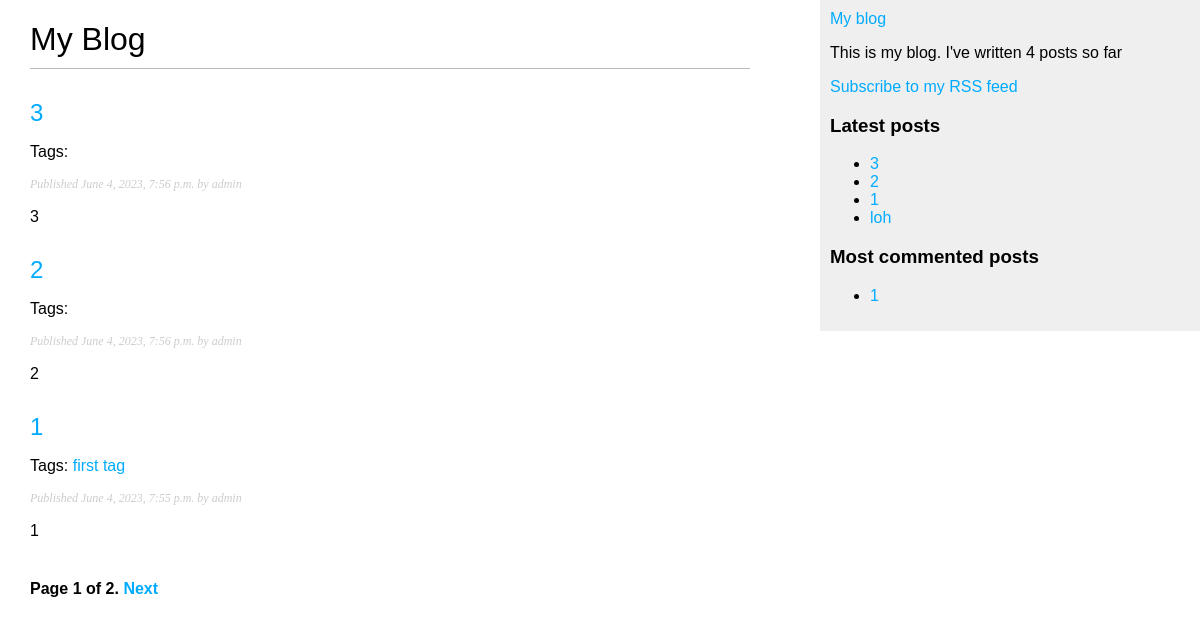
The page /blog/ on the database as committed earlier.
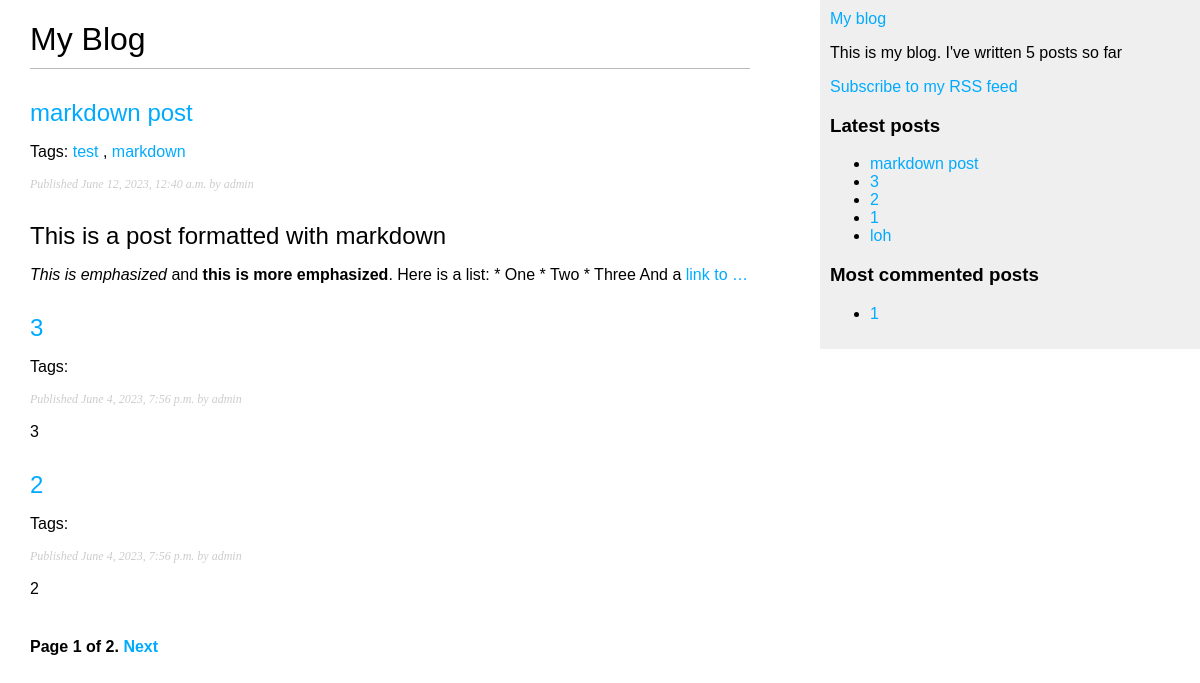
The same page on the database as committed later.
### blog/models.py (models this page shows)
class Post(models.Model):
    class Status(models.TextChoices):
        DRAFT = 'DF', 'Draft'
        PUBLISHED = 'PB', 'Published'
    objects = models.Manager()
    published = PublishedManager()
    tags = TaggableManager()
    title = models.CharField(max_length=250)
    slug = models.SlugField(max_length=250, unique_for_date='publish')
    author = models.ForeignKey(User,
                               on_delete=models.CASCADE,
                               related_name='blog_posts'
                               )
    body = models.TextField()
    publish = models.DateTimeField(default=timezone.now)
    created = models.DateTimeField(auto_now_add=True)
    updated = models.DateTimeField(auto_now=True)
    status = models.CharField(max_length=2,
                              choices=Status.choices,
                              default=Status.DRAFT
                              )
    class Meta:
        ordering = ['-publish']
        indexes = [
            models.Index(fields=['-publish'])
        ]
    def __str__(self):
        return self.title
    def get_absolute_url(self):
        return reverse('blog:post_detail',
                       args=[self.publish.year,
                             self.publish.month,
                             self.publish.day,
                             self.slug])

### blog/views.py (the view)
# urls.py: path('', views.post_list, name='post_list'),
def post_list(request, tag_slug=None):
    post_list = Post.published.all()
    tag = None
    if tag_slug:
        tag = get_object_or_404(Tag, slug=tag_slug)
        post_list = post_list.filter(tags__in=[tag])
    paginator = Paginator(post_list, 3)
    page_number = request.GET.get('page', 1)
    try:
        posts = paginator.page(page_number)
    except EmptyPage:
        posts = paginator.page(1)
    except PageNotAnInteger:
        posts = paginator.page(paginator.num_pages)
    print(posts.__dict__)
    return render(request, 'blog/post/list.html', {'posts': posts,
                                                   'tag': tag})

### blog/models.py (called while the page is built)
    def get_queryset(self):
        return super().get_queryset().filter(status=Post.Status.PUBLISHED)

### blog/templatetags/blog_tags.py (called while the page is built)
@register.simple_tag
def total_posts():
    return Post.published.count()

@register.simple_tag
def get_most_commented_posts(count=5):
    return Post.published.annotate(
        total_comments=Count('comments')
    ).exclude(total_comments=0).order_by('-total_comments')[:count]

@register.inclusion_tag('blog/post/latest_posts.html')
def show_latest_posts(count=5):
    latest_posts = Post.published.order_by('-publish')[:count]
    return {'latest_posts': latest_posts}

@register.filter(name='markdown')
def markdown_format(text):
    return mark_safe(markdown.markdown(text))

### blog/templates/blog/post/list.html (shortened to what this page needs)
{% extends "blog/base.html" %}
{% load blog_tags %}
{% block content %}
    <h1>My Blog</h1>
    {% for post in posts %}
        <h2>
            <a href="{{ post.get_absolute_url }}">
                {{ post.title }}
            </a>
        </h2>
        <p class="tags">
            Tags:
            {% for tag in post.tags.all %}
                <a href="{% url "blog:post_list_by_tag" tag.slug %}">
                    {{ tag.name }}
                </a>
                {% if not forloop.last %}, {% endif %}
            {% endfor %}
        </p>
        <p class="date">
            Published {{ post.publish }} by {{ post.author }}
        </p>
        {{ post.body|markdown|truncatewords:30 }}
    {% endfor %}
    {% include "blog/pagination.html" with page=posts %}
{% endblock %}

### blog/templates/blog/base.html (shortened to what this page needs)
{% load static %}
{% load blog_tags %}
<!DOCTYPE html>
<html>
<head>
    <link href="{% static "css/blog.css" %}" rel="stylesheet">
</head>
<body>
<div id="content">
    {% block content %}
    {% endblock %}
</div>
<div id="sidebar">
    <a href={% url 'blog:post_list' %}>My blog</a>
    <p>
        This is my blog.
        I've written {% total_posts %} posts so far
    </p>
    <p>
        <a href="{% url "blog:post_feed" %}">
            Subscribe to my RSS feed
        </a>
    </p>
    <h3>Latest posts</h3>
    {% show_latest_posts %}
    <h3>Most commented posts</h3>
    {% get_most_commented_posts as most_commented_posts %}
    <ul>
        {% for post in most_commented_posts %}
            <li>
                <a href="{{ post.get_absolute_url }}">{{ post.title }}</a>
            </li>
        {% endfor %}
    </ul>
</div>
</body>
</html>

### blog/templates/blog/pagination.html (shortened to what this page needs)
<div class="pagination">
 <span class="step-links">
     <span class="current">
 Page {{ page.number }} of {{ page.paginator.num_pages }}.
 </span>
     {% if page.has_next %}
         <a href="?page={{ page.next_page_number }}">Next</a>
     {% endif %}
 </span>
</div>

### blog/templates/blog/post/latest_posts.html
<ul>
 {% for post in latest_posts %}
 <li>
 <a href="{{ post.get_absolute_url }}">{{ post.title }}</a>
 </li>
 {% endfor %}
</ul>

### blog/static/css/blog.css (style rules this page uses)
body { margin:0; padding:0; font-family:helvetica, sans-serif; }
a { color:#00abff; text-decoration:none; }
h1 { font-weight:normal; border-bottom:1px solid #bbb; padding:0 0 10px 0; }
h2 { font-weight:normal; margin:30px 0 0; }
#content { float:left; width:60%; padding:0 0 0 30px; }
#sidebar { float:right; width:30%; padding:10px; background:#efefef; height:100%; }
p.date { color:#ccc; font-family: georgia, serif; font-size: 12px; font-style: italic; }
.pagination { margin:40px 0; font-weight:bold; }

Rows that differ between the two databases and show on the page:
no longer on one of the page's lists (row unchanged): Post: title "1", publish "June 4, 2023, 7:55 p.m.", author "admin", body "1"
added Post: title "markdown post", publish "June 12, 2023, 12:40 a.m.", author "admin", body "This is a post formatted with markdown This is emphasized and this is more emphasized . Here is a list: * One * Two * Three And a link to …"
added Tag: name "test", shown under "markdown post"
added Tag: name "markdown", shown under "markdown post"
computed for Post (number 4 of 5 on the later page): loses Tag (name "first tag")
Other text that changed with them:
text no longer shown: "4"
text now shown: "5"
